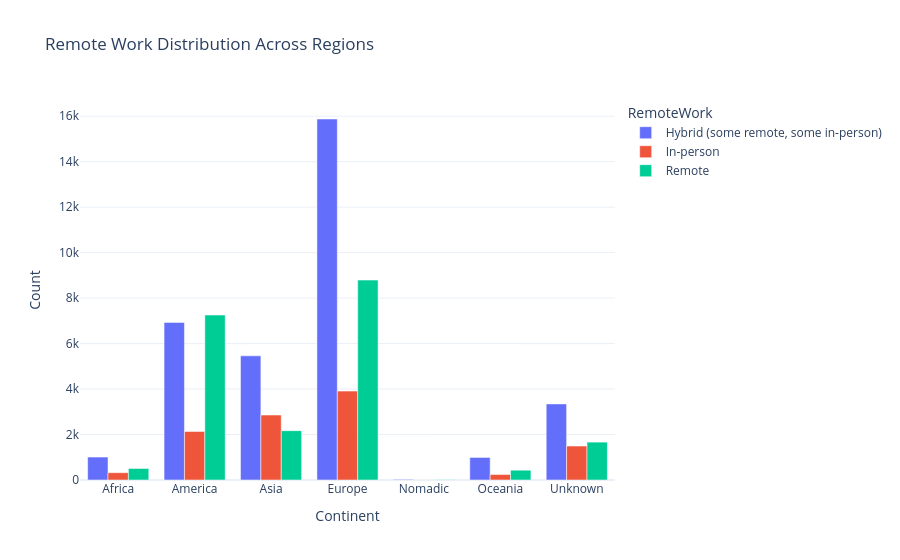

Notebook source saved alongside this figure:
### Code cell
# Visializing the distribution of RemoteWork on regions or continents

import plotly.express as px

# Group only filtered data
rw_counts = (
    df_core
    .groupby(['Continent', 'RemoteWork'])
    .size()
    .reset_index(name='Count')
)

# Plot
fig = px.bar(
    rw_counts,
    x='Continent',
    y='Count',
    color='RemoteWork',
    barmode='group',
    title='Remote Work Distribution Across Regions',
    template='plotly_white'
)

fig.update_layout(xaxis_tickangle=0)
fig.show()

### Figure 1 — Plotly figure (JSON) as saved in the notebook; plotly's stock layout.template omitted (floating-point values rounded to 4 significant figures)
{"data": [{"alignmentgroup": "True", "hovertemplate": "RemoteWork=Hybrid (some remote, some in-person)<br>Continent=%{x}<br>Count=%{y}<extra></extra>", "legendgroup": "Hybrid (some remote, some in-person)", "marker": {"color": "#636efa", "pattern": {"shape": ""}}, "name": "Hybrid (some remote, some in-person)", "offsetgroup": "Hybrid (some remote, some in-person)", "orientation": "v", "showlegend": true, "textposition": "auto", "type": "bar", "x": ["Africa", "America", "Asia", "Europe", "Nomadic", "Oceania", "Unknown"], "xaxis": "x", "y": [1010, 6932, 5460, 15877, 28, 992, 3347], "yaxis": "y"}, {"alignmentgroup": "True", "hovertemplate": "RemoteWork=In-person<br>Continent=%{x}<br>Count=%{y}<extra></extra>", "legendgroup": "In-person", "marker": {"color": "#EF553B", "pattern": {"shape": ""}}, "name": "In-person", "offsetgroup": "In-person", "orientation": "v", "showlegend": true, "textposition": "auto", "type": "bar", "x": ["Africa", "America", "Asia", "Europe", "Nomadic", "Oceania", "Unknown"], "xaxis": "x", "y": [321, 2133, 2856, 3910, 4, 242, 1494], "yaxis": "y"}, {"alignmentgroup": "True", "hovertemplate": "RemoteWork=Remote<br>Continent=%{x}<br>Count=%{y}<extra></extra>", "legendgroup": "Remote", "marker": {"color": "#00cc96", "pattern": {"shape": ""}}, "name": "Remote", "offsetgroup": "Remote", "orientation": "v", "showlegend": true, "textposition": "auto", "type": "bar", "x": ["Africa", "America", "Asia", "Europe", "Nomadic", "Oceania", "Unknown"], "xaxis": "x", "y": [506, 7255, 2170, 8792, 11, 431, 1666], "yaxis": "y"}], "layout": {"barmode": "group", "legend": {"title": {"text": "RemoteWork"}, "tracegroupgap": 0}, "title": {"text": "Remote Work Distribution Across Regions"}, "xaxis": {"anchor": "y", "domain": [0, 1], "tickangle": 0, "title": {"text": "Continent"}}, "yaxis": {"anchor": "x", "domain": [0, 1], "title": {"text": "Count"}}}}
